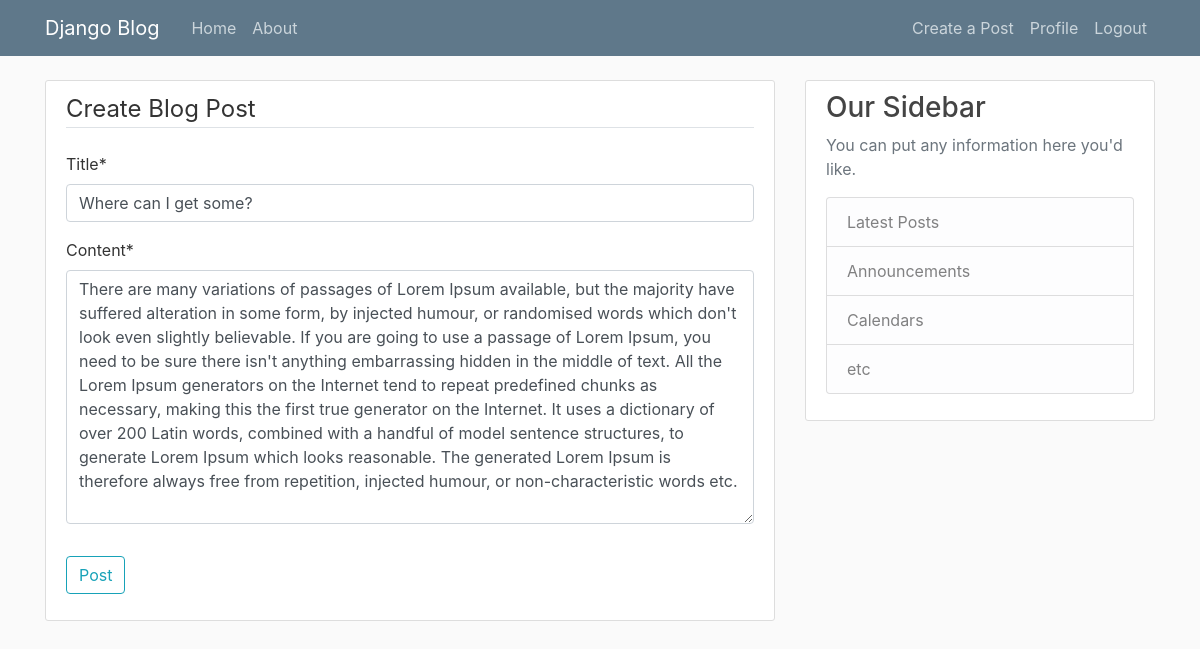
The page /post/16/update/ (signed in) on the database its author committed.
### blog/models.py (models this page shows, shortened)
class Post(models.Model):
    title = models.CharField(max_length=100)
    content = models.TextField()
    date_posted = models.DateTimeField(default=current_time)
    author = models.ForeignKey(User, on_delete=models.CASCADE)

### blog/views.py (the view, shortened to what this page needs)
# urls.py: path('post/<int:pk>/update/', PostUpdateView.as_view(), name='post-update'),
class PostUpdateView(LoginRequiredMixin, UserPassesTestMixin, UpdateView):
    model = Post
    fields = ['title', 'content']
    def test_func(self):
        post = self.get_object()
        if self.request.user == post.author:
            return True
        return False

### blog/templates/blog/post_form.html (shortened to what this page needs)
{% extends 'blog/base.html' %}
{% load crispy_forms_tags %}
{% block content %}
    <div class="content-section">
        <form method="post">
            <fieldset class="form-group">
                <legend class="border-bottom mb-4">Create Blog Post</legend>
                {{ form|crispy }}
            </fieldset>
            <div class="form-group">
                <button class="btn btn-outline-info" type="submit">Post</button>
            </div>
        </form>
    </div>
{% endblock %}

### blog/static/blog/main.css (style rules this page uses)
body { background: #fafafa; color: #333333; margin-top: 5rem; }
.content-section { background: #ffffff; padding: 10px 20px; border: 1px solid #dddddd; border-radius: 3px; margin-bottom: 20px; }

### rows shown on the page
Post: title "Where can I get some?", content "There are many variations of passages of Lorem Ipsum available, but the majority have suffered alteration in some form, by injected humour, or randomised words which don't look even slightly believable. If you are going to use a passage of Lorem Ipsum, you need to be sure there isn't anything embarrassing hidden in the middle of text. All the Lorem Ipsum generators on the Internet tend to repeat predefined chunks as necessary, making this the first true generator on the Internet. It uses a dictionary of over 200 Latin words, combined with a handful of model sentence structures, to generate Lorem Ipsum which looks reasonable. The generated Lorem Ipsum is therefore always free from…"
